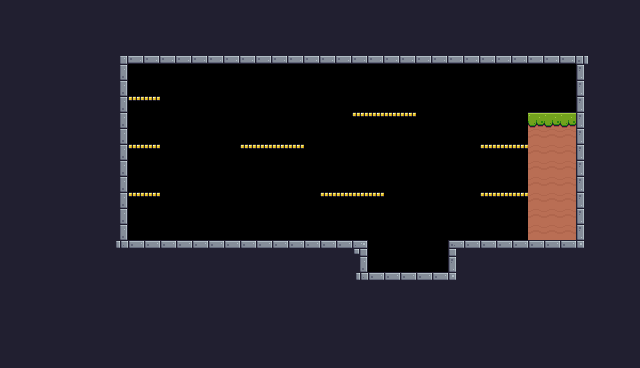

This is a level from a 2D game, rendered from its Tiled map with the project's own tilesets. A one-line summary and the complete map file follow:
An orthogonal 40x23 tile map with 16x16 px tiles, 1 tile layer (Background) and 30 objects (8x Fruit, 8x Platform, 3x Saw, Player, Checkpoint).

<map version="1.10" tiledversion="1.12.2" orientation="orthogonal" renderorder="right-down" width="40" height="23" tilewidth="16" tileheight="16" infinite="0" nextlayerid="6" nextobjectid="66">
 <tileset firstgid="1" source="Pixel Adventure.tsx" />
 <layer id="1" name="Background" width="40" height="23">
  <properties>
   <property name="Background Color" value="Blue" />
  </properties>
  <data encoding="csv">
24,24,24,24,24,24,24,24,24,24,24,24,24,24,24,24,24,24,24,24,24,24,24,24,24,24,24,24,24,24,24,24,24,24,24,24,24,24,24,24,
24,24,24,24,24,24,24,24,24,24,24,24,24,24,24,24,24,24,24,24,24,24,24,24,24,24,24,24,24,24,24,24,24,24,24,24,24,24,24,24,
24,24,24,24,24,24,24,24,24,24,24,24,24,24,24,24,24,24,24,24,24,24,24,24,24,24,24,24,24,24,24,24,24,24,24,24,24,24,24,24,
24,24,24,24,24,24,24,4,46,46,46,46,46,46,46,46,46,46,46,46,46,46,46,46,46,46,46,46,46,46,46,46,46,46,46,46,5,24,24,24,
24,24,24,24,24,24,24,25,0,0,0,0,0,0,0,0,0,0,0,0,0,0,0,0,0,0,0,0,0,0,0,0,0,0,0,0,23,24,24,24,
24,24,24,24,24,24,24,25,0,0,0,0,0,0,0,0,0,0,0,0,0,0,0,0,0,0,0,0,0,0,0,0,0,0,0,0,23,24,24,24,
24,24,24,24,24,24,24,25,19,19,0,0,0,0,0,0,0,0,0,0,0,0,0,0,0,0,0,0,0,0,0,0,0,0,0,0,23,24,24,24,
24,24,24,24,24,24,24,25,0,0,0,0,0,0,0,0,0,0,0,0,0,0,19,19,19,19,0,0,0,0,0,0,0,8,8,8,23,24,24,24,
24,24,24,24,24,24,24,25,0,0,0,0,0,0,0,0,0,0,0,0,0,0,0,0,0,0,0,0,0,0,0,0,0,30,30,30,23,24,24,24,
24,24,24,24,24,24,24,25,19,19,0,0,0,0,0,19,19,19,19,0,0,0,0,0,0,0,0,0,0,0,19,19,19,30,30,30,23,24,24,24,
24,24,24,24,24,24,24,25,0,0,0,0,0,0,0,0,0,0,0,0,0,0,0,0,0,0,0,0,0,0,0,0,0,30,30,30,23,24,24,24,
24,24,24,24,24,24,24,25,0,0,0,0,0,0,0,0,0,0,0,0,0,0,0,0,0,0,0,0,0,0,0,0,0,30,30,30,23,24,24,24,
24,24,24,24,24,24,24,25,19,19,0,0,0,0,0,0,0,0,0,0,19,19,19,19,0,0,0,0,0,0,19,19,19,30,30,30,23,24,24,24,
24,24,24,24,24,24,24,25,0,0,0,0,0,0,0,0,0,0,0,0,0,0,0,0,0,0,0,0,0,0,0,0,0,30,30,30,23,24,24,24,
24,24,24,24,24,24,24,25,0,0,0,0,0,0,0,0,0,0,0,0,0,0,0,0,0,0,0,0,0,0,0,0,0,30,30,30,23,24,24,24,
24,24,24,24,24,24,24,26,2,2,2,2,2,2,2,2,2,2,2,2,2,2,3,0,0,0,0,0,1,2,2,2,2,2,2,2,27,24,24,24,
24,24,24,24,24,24,24,24,24,24,24,24,24,24,24,24,24,24,24,24,24,24,25,0,0,0,0,0,23,24,24,24,24,24,24,24,24,24,24,24,
24,24,24,24,24,24,24,24,24,24,24,24,24,24,24,24,24,24,24,24,24,24,26,2,2,2,2,2,27,24,24,24,24,24,24,24,24,24,24,24,
24,24,24,24,24,24,24,24,24,24,24,24,24,24,24,24,24,24,24,24,24,24,24,24,24,24,24,24,24,24,24,24,24,24,24,24,24,24,24,24,
24,24,24,24,24,24,24,24,24,24,24,24,24,24,24,24,24,24,24,24,24,24,24,24,24,24,24,24,24,24,24,24,24,24,24,24,24,24,24,24,
24,24,24,24,24,24,24,24,24,24,24,24,24,24,24,24,24,24,24,24,24,24,24,24,24,24,24,24,24,24,24,24,24,24,24,24,24,24,24,24,
24,24,24,24,24,24,24,24,24,24,24,24,24,24,24,24,24,24,24,24,24,24,24,24,24,24,24,24,24,24,24,24,24,24,24,24,24,24,24,24,
24,24,24,24,24,24,24,24,24,24,24,24,24,24,24,24,24,24,24,24,24,24,24,24,24,24,24,24,24,24,24,24,24,24,24,24,24,24,24,24
</data>
 </layer>
 <objectgroup id="4" name="Spawnpoints" class="Spawnpoints">
  <object id="16" name="Player" type="Player" x="128" y="208" width="32" height="32" />
  <object id="48" name="Bananas" type="Fruit" x="128" y="112" width="32" height="32" />
  <object id="49" name="Cherries" type="Fruit" x="128" y="160" width="32" height="32" />
  <object id="50" name="Apple" type="Fruit" x="192" y="208" width="32" height="32" />
  <object id="51" name="Apple" type="Fruit" x="256" y="112" width="32" height="32" />
  <object id="52" name="Apple" type="Fruit" x="320" y="160" width="32" height="32" />
  <object id="53" name="Apple" type="Fruit" x="352" y="80" width="32" height="32" />
  <object id="54" name="Kiwi" type="Fruit" x="480" y="112" width="32" height="32" />
  <object id="55" name="Orange" type="Fruit" x="480" y="160" width="32" height="32" />
  <object id="57" name="Saw" type="Saw" x="448" y="224" width="32" height="32">
   <properties>
    <property name="isVertical" type="bool" value="false" />
    <property name="offNeg" type="float" value="0" />
    <property name="offPos" type="float" value="4" />
   </properties>
  </object>
  <object id="58" name="Saw" type="Saw" x="208" y="208" width="32" height="32">
   <properties>
    <property name="isVertical" type="bool" value="true" />
    <property name="offNeg" type="float" value="9" />
    <property name="offPos" type="float" value="0" />
   </properties>
  </object>
  <object id="62" name="Saw" type="Saw" x="352" y="256" width="32" height="32">
   <properties>
    <property name="isVertical" type="bool" value="false" />
    <property name="offNeg" type="float" value="0" />
    <property name="offPos" type="float" value="5" />
   </properties>
  </object>
  <object id="65" name="Checkpoint" type="Checkpoint" x="256" y="176" width="64" height="64" />
 </objectgroup>
 <objectgroup id="5" name="Collisions">
  <object id="21" x="112" y="48" width="16" height="208" />
  <object id="25" x="576" y="48" width="16" height="192" />
  <object id="26" x="448" y="240" width="144" height="16" />
  <object id="27" x="448" y="240" width="16" height="48" />
  <object id="32" x="112" y="240" width="256" height="16" />
  <object id="35" type="Platform" x="480" y="192" width="48" height="16" />
  <object id="36" type="Platform" x="480" y="144" width="48" height="16" />
  <object id="40" type="Platform" x="320" y="192" width="64" height="16" />
  <object id="41" type="Platform" x="240" y="144" width="64" height="16" />
  <object id="42" type="Platform" x="352" y="112" width="64" height="16" />
  <object id="43" type="Platform" x="128" y="192" width="32" height="16" />
  <object id="45" type="Platform" x="128" y="96" width="32" height="16" />
  <object id="46" name="Platform" type="Platform" x="128" y="144" width="32" height="16" />
  <object id="47" x="112" y="48" width="480" height="16" />
  <object id="59" x="352" y="240" width="16" height="48" />
  <object id="61" x="352" y="272" width="112" height="16" />
  <object id="64" x="528" y="112" width="48" height="128" />
 </objectgroup>
</map>
